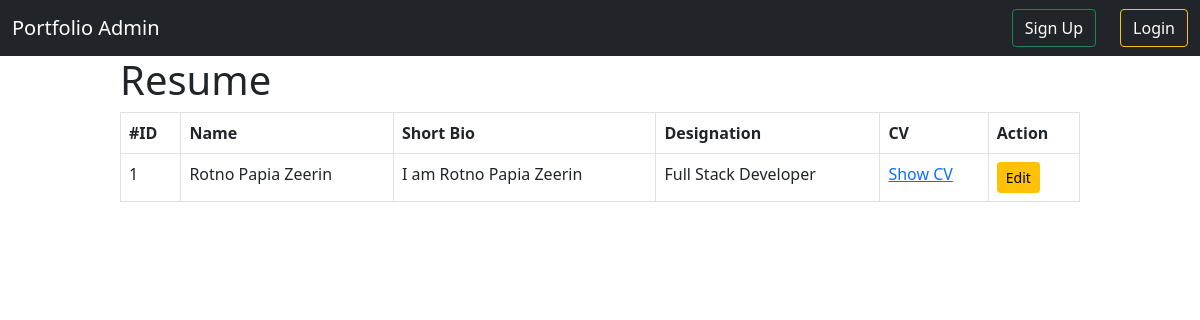
The app's page /show_resume with its own data.
### portfolio/models.py (models this page shows, shortened)
class Profile(models.Model):
    name = models.CharField(blank=True,null=True,max_length=100)
    background_pic = models.ImageField(upload_to="profile/")
    short_bio=models.CharField(max_length=100)
    designation = models.CharField(max_length=100)
    cv = models.FileField(upload_to="profile/cv", max_length=100)
    class Meta:
        db_table = ''
        managed = True
        verbose_name = 'profile'
        verbose_name_plural = 'profiles'

### portfolio/views.py (the view)
# urls.py: path('show_resume', views.ResumeListView.as_view(), name='show_resume'),
class ResumeListView(ListView):
    model = Profile
    template_name = 'show_resume.html'
    context_object_name = 'resume'

### portfolio/templates/show_resume.html
{% extends 'adminbase.html' %}
{% block body %}
<div style="width:80%;margin : auto;">
<h1>Resume</h1>
{% if resume %}
  <table class="table table-bordered">
    <thead>
      <tr>
        <th scope="col">#ID</th>
        <th scope="col">Name</th>
        <th scope="col">Short Bio</th>
        <th scope="col">Designation</th>
        <th scope="col">CV</th>
        <th scope="col">Action</th>
      </tr>
    </thead>
    <tbody>
      {% for item in resume %}
      <tr>
        <td>{{item.id}}</td>
        <td>{{item.name}}</td>
        <td>{{item.short_bio}}</td>
        <td>{{item.designation}}</td>
        <td><a href="{{ item.cv.url }}" target="_blank">Show CV</a></td>
        <td><a href="{% url 'edit_resume' pk=item.id %}" class='btn btn-warning btn-sm' >Edit</a></td>
      </tr>
      {% endfor %}
    </tbody>
  </table>
  {% else %}
  <h3>No Data avaiable</h3>
  {% endif %}
</div>
{% endblock %}

### records on screen
Profile: id "1", name "Rotno Papia Zeerin", short_bio "I am Rotno Papia Zeerin", designation "Full Stack Developer"
